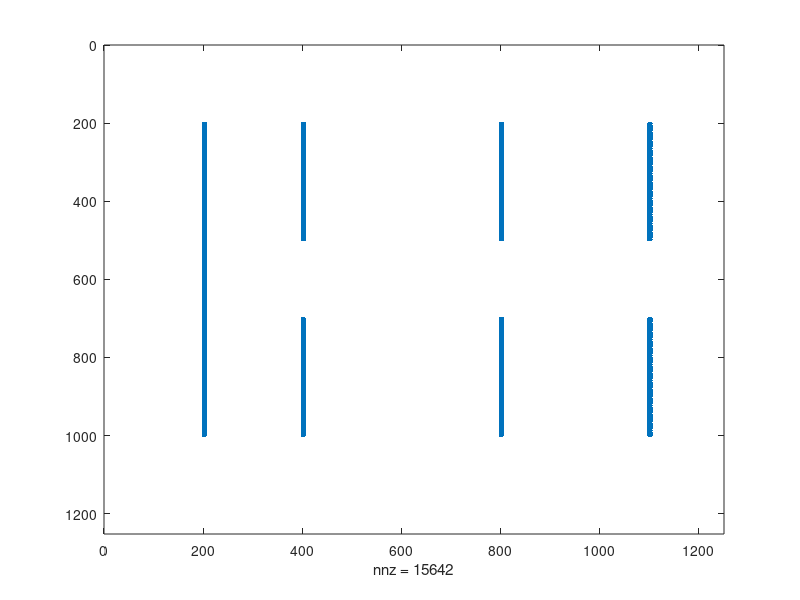
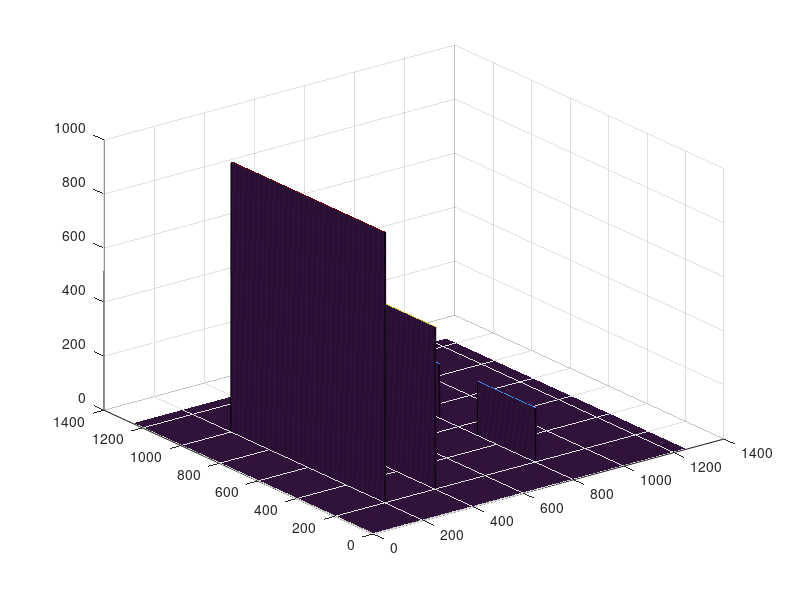

MATLAB code for these plots, in order: (Note: this script raises an error after producing the figures.)
 % Clase del 17/9/2024
 %Por Gabriel Alvarez derechos de Autor
%{
Marca de agua
                       _
            _,..-"""--' `,.-".
          ,'      __.. --',  |
        _/   _.-"' |    .' | |       ____
  ,.-""'    `-"+.._|     `.' | `-..,',--.`.
 |   ,.                      '    j 7    l \__
 |.-'                            /| |    j||  .
 `.                   |         / L`.`""','|\  \
   `.,----..._       ,'`"'-.  ,'   \ `""'  | |  l
     Y        `-----'       v'    ,'`,.__..' |   .
      `.                   /     /   /     `.|   |
        `.                /     l   j       ,^.  |L
          `._            L       +. |._   .' \|  | \
            .`--...__,..-'""'-._  l L  """    |  |  \
          .'  ,`-......L_       \  \ \     _.'  ,'.  l
       ,-"`. / ,-.---.'  `.      \  L..--"'  _.-^.|   l
 .-"".'"`.  Y  `._'   '    `.     | | _,.--'"     |   |
  `._'   |  |,-'|      l     `.   | |"..          |   l
  ,'.    |  |`._'      |      `.  | |_,...---"""""`    L
 /   |   j _|-' `.     L       | j ,|              |   |
`--,"._,-+' /`---^..../._____,.L',' `.             |\  |
   |,'      L                   |     `-.          | \j
            .                    \       `,        |  |
             \                __`.Y._      -.     j   |
              \           _.,'       `._     \    |  j
              ,-"`-----""""'           |`.    \  7   |
             /  `.        '            |  \    \ /   |
            |     `      /             |   \    Y    |
            |      \    .             ,'    |   L_.-')
             L      `.  |            /      ]     _.-^._
              \   ,'  `-7         ,-'      / |  ,'      `-._
             _,`._       `.   _,-'        ,',^.-            `.
          ,-'     v....  _.`"',          _:'--....._______,.-'
        ._______./     /',,-'"'`'--.  ,-'  `.
                 """""`.,'         _\`----...' 
                        --------""'
%}
%Ejemplo (modelando cañon de iones)
 clearvars;
 % Resuelve la ecuación de Laplace D^2U = 0
 % Limites del dominio
xi = 0;
xf = 0.05; %m
yi = 0;
yf = 0.05;
%....................
h = 4e-5;
%....................
x = (xi:h:xf)';
y = (yi:h:yf)';

%Creación del dominio
n = size(x,1);

%Creación de la matriz
U = zeros(n,n);
Udummy = zeros(n,n);
%%%%%%%%%%%%%%%%%%%%%%%%%%%%%%%%
%spy(U)

%crear los electrodos

%Repeler
for i=200:1000
    for j=200:205
        Udummy(i,j) = 1;
    end
end

%Extractor
for i=200:500
    for j=400:405
        Udummy(i,j) = 2;
    end
end

for i=700:1000
    for j=400:405
        Udummy(i,j) = 3;
    end
end

%focus
for i=200:500
    for j=800:805
        Udummy(i,j) = 4;
    end
end

for i=700:1000
    for j=800:805
        Udummy(i,j) = 5;
    end
end

%ground (rejilla)
for i=200:500
    for j=1100:1105
        Udummy(i,j) = 6;
    end
end

for i=700:1000
    for j=1100:1105
        Udummy(i,j) = 6;
    end
end

figure(1)
spy(Udummy)


%Colocar el potencial electrico en cada elecotrodo

for i=1:n
    for j=1:n
         if Udummy(i,j) == 1
             U(i,j) = 1000;% Repeler potential
         elseif Udummy(i,j) == 2
             U(i,j) = 600; % Extractor potential
         elseif Udummy(i,j) == 3
             U(i,j) = 600;
         elseif Udummy(i,j) == 4
             U(i,j) = 200; % Focus potential
         elseif Udummy(i,j) == 5
             U(i,j) = 200; % Focus potential
        elseif Udummy(i,j) == 6
             U(i,j) = 0; %  ground
         end
    end
end

%Grafica el U, donde x,y son las componentes (sin unidades)
figure(2)
h4 = surf(U);
colormap turbo;
h4.EdgeColor = 'none';

%...........
N = 10000;
dE = zeros(N,1);
Ut = 0;
for k=1:N
    for i=1:n-1
        for j=1:n-1
            if (i==1) && (j==1)
                U(i,j) = (1/4)*(2*U(i+1,j)+2*U(i,j+1));
            elseif (i==n) && (j==n)
                U(i,j) = (1/4)*(2*U(i-1,j)+2*U(i,j+1));
            elseif (i==1) && (j > 1) && (j< n)
                U(i,j) = (1/4)*(2*U(i+1,j)+U(i,j+1)+U(i,j-1));
            elseif (i==n) && (j>1) && (j<n)
                U(i,j) = (1/4)*(2*U(i-1,j)+U(i,j+1)+U(i,j-1));
            elseif (i==n) && (i>1) && (i<n)
                U(i,j) = (1/4)*(U(i+1,j)+U(i-1,j)+U(i,j-1));
           elseif (j==1) && (i>1) && (i<n)
                U(i,j) = (1/4)*(U(i+1,j)+U(i-1,j)+2*U(i,j+1));     
           elseif (j==n) && (i<n) && (i>1)
                U(i,j) = (1/4)*(U(i+1,j)+U(i-1,j)+2*U(i,j-1));
            else
                if Udummy(i,j)==0
                    U(i,j) = (1/4)*(U(i+1,j)+U(i-1,j)+U(i,j+1)+U(i,j-1));                
                end
            end
        end
    end
    dE(k) = log10(abs(U(800,600)-Ut));
    Ut = U(800,600);
end      


[X,Y] = meshgrid(x,y);
figure(3)
h5 = surf(X,Y,U);
colormap turbo;
h5.EdgeColor = 'none';



figure(777)
plot(dE, '-k');
grid on;
xlabel('Inter');
ylabel('log_(10)(Error)')


